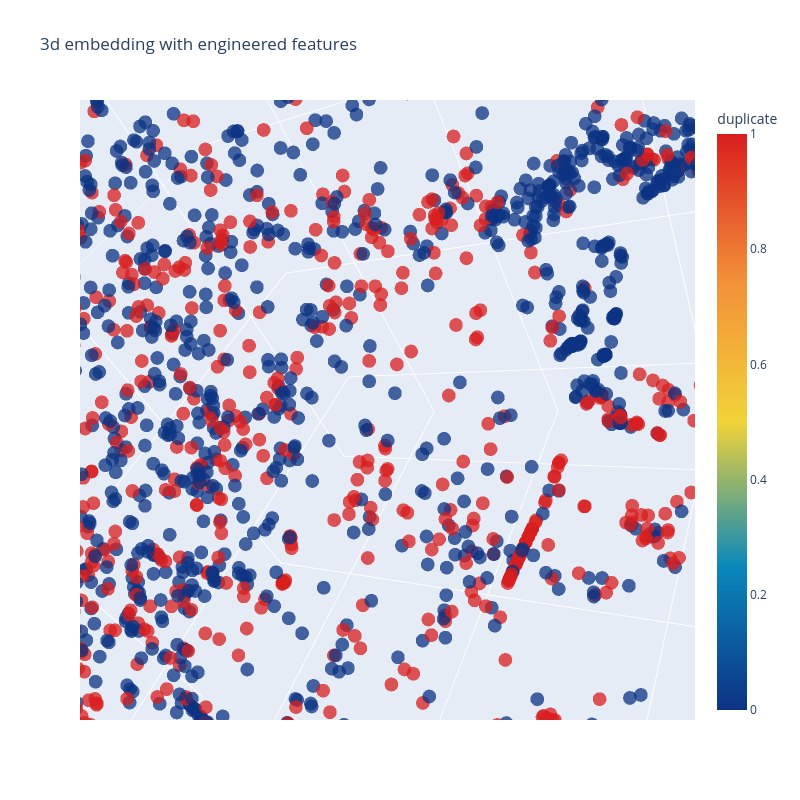

This figure's notebook cell:
### Code cell
import plotly.graph_objs as go
import plotly.tools as tls
import plotly.offline as py
py.init_notebook_mode(connected=True)

trace1 = go.Scatter3d(
    x=tsne3d[:,0],
    y=tsne3d[:,1],
    z=tsne3d[:,2],
    mode='markers',
    marker=dict(
        sizemode='diameter',
        color = y,
        colorscale = 'Portland',
        colorbar = dict(title = 'duplicate'),
        line=dict(color='rgb(255, 255, 255)'),
        opacity=0.75
    )
)

data=[trace1]
layout=dict(height=800, width=800, title='3d embedding with engineered features')
fig=dict(data=data, layout=layout)
py.iplot(fig, filename='3DBubble')

### Figure 1 — Plotly figure (JSON) as saved in the notebook; plotly's stock layout.template omitted (floating-point values rounded to 4 significant figures; data arrays with more than 128 entries replaced by an {"elided": "..."} marker saying what was removed)
{"data": [{"marker": {"color": {"elided": "30000 int values"}, "colorbar": {"title": {"text": "duplicate"}}, "colorscale": [[0, "rgb(12,51,131)"], [0.25, "rgb(10,136,186)"], [0.5, "rgb(242,211,56)"], [0.75, "rgb(242,143,56)"], [1, "rgb(217,30,30)"]], "line": {"color": "rgb(255, 255, 255)"}, "opacity": 0.75, "sizemode": "diameter"}, "mode": "markers", "type": "scatter3d", "x": {"elided": "30000 float values"}, "y": {"elided": "30000 float values"}, "z": {"elided": "30000 float values"}}], "layout": {"height": 800, "scene": {"aspectmode": "auto", "aspectratio": {"x": 0.9809, "y": 1.034, "z": 0.986}, "camera": {"center": {"x": 0, "y": 0, "z": 0}, "eye": {"x": 0.005774, "y": 0.005774, "z": 0.005774}, "projection": {"type": "perspective"}, "up": {"x": -0.2462, "y": 0.3377, "z": 0.9085}}}, "title": {"text": "3d embedding with engineered features"}, "width": 800}}
